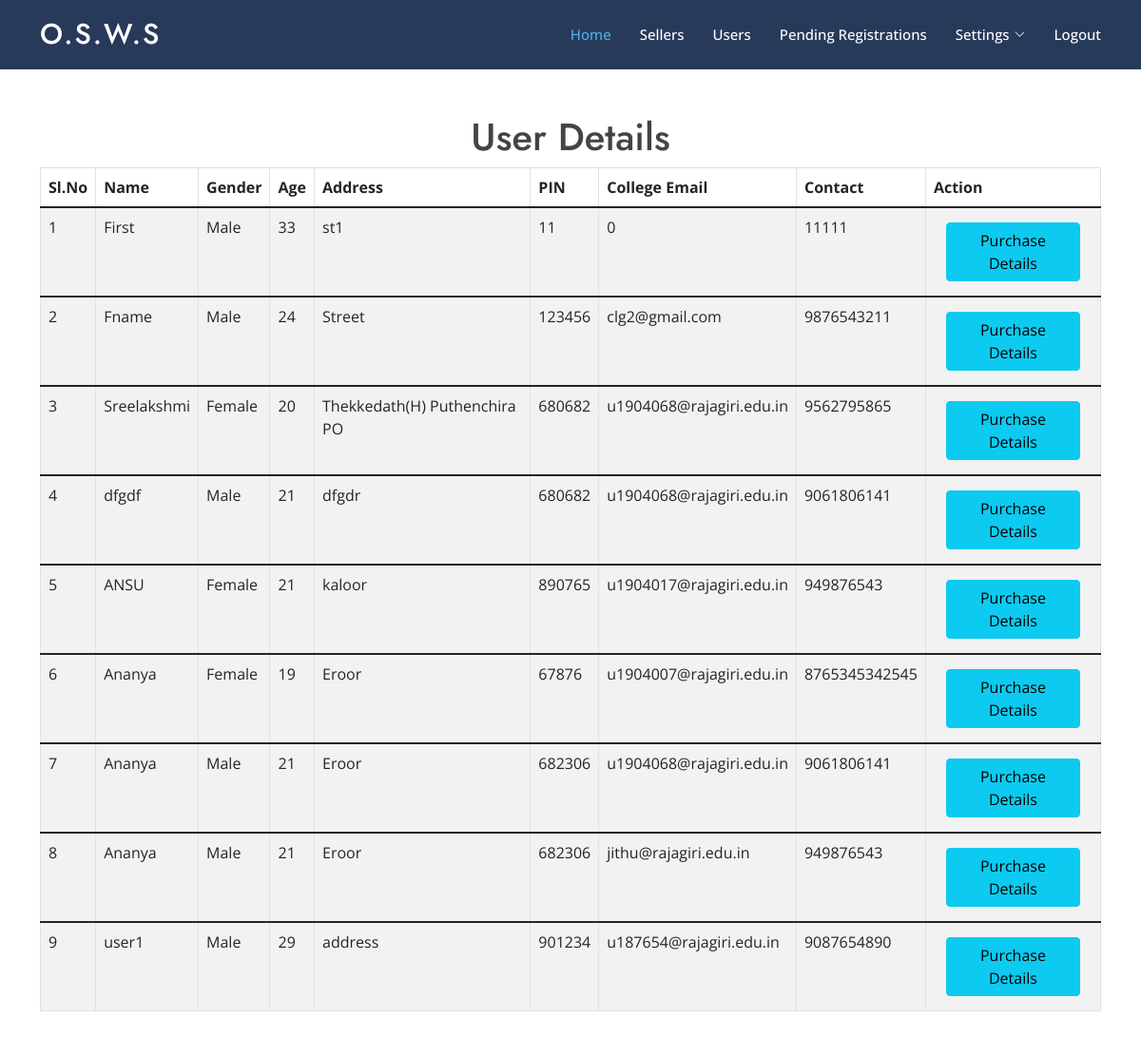
The app's page /admin_user_details_view with its own data.
### myapp/models.py (models this page shows, shortened)
class user_details(models.Model):
    user_id = models.IntegerField()
    fname = models.CharField(max_length=100)
    lname = models.CharField(max_length=200)
    gender = models.CharField(max_length=25)
    age = models.IntegerField()
    addr = models.CharField(max_length=500)
    pin = models.IntegerField()
    contact = models.IntegerField()
    email = models.CharField(max_length=35)
    c_email = models.CharField(max_length=150)
    department = models.CharField(max_length=150)
    sem = models.CharField(max_length=150)

### myapp/views.py (the view)
# urls.py: path('admin_user_details_view', views.admin_user_details_view, name='admin_user_details_view'),
def admin_user_details_view(request):
    u_l = user_details.objects.all()
    context = {'user_list' : u_l}
    return render(request, './myapp/admin_user_details_view.html',context)

### myapp/templates/myapp/admin_user_details_view.html (shortened to what this page needs)
{% extends 'myapp/admin_base.html' %}
{% load static %}
{% block body %}
<center><br><br><br><br><br>
    <h1>User Details</h1>
    <div class="container">
    <form role="form" name="frm" action="" method="post">
        <table class="table table-striped table-bordered auto-index">
            <thead  >
            <tr>
                <th>Sl.No</th>
                <th>Name</th>
                <th>Gender</th>
                <th>Age</th>
                <th>Address</th>
                <th>PIN</th>
                <th>College Email</th>
                <th>Contact</th>
                <th>Action</th>
            </tr>
            </thead>
            {% for u_l in user_list %}
            <tbody>
            <tr>
                <td></td>
                <td>{{ u_l.fname }} {{ sl.lname }}</td>
                <td>{{ u_l.gender }}</td>
                <td>{{ u_l.age }}</td>
                <td>{{ u_l.addr }}</td>
                <td>{{ u_l.pin }}</td>
                <td>{{ u_l.c_email }}</td>
                <td>{{ u_l.contact }}</td>
                <td>
                    <div class="btn btn-group">
                    <a class="btn btn-info" href="../admin_bill_view?user_id={{u_l.user_id}}">Purchase Details</a>
                    </div>
                </td>
            </tr>
            <tbody>
            {% endfor %}
        </table>
    </form>
    </div>
</center><br><br><br><br><br><br><br><br><br><br><br><br><br><br><br>
{% endblock %}

### myapp/static/myapp/assets/css/style.css (style rules this page uses)
body { font-family: "Open Sans", sans-serif; color: #444444; }
a { color: #47b2e4; text-decoration: none; }
h1, h2, h3, h4, h5, h6 { font-family: "Jost", sans-serif; }

### myapp/templates/myapp/admin_user_details_view.html (style rules this page uses)
form { counter-reset: Serial; }
.auto-index td:first-child:before { counter-increment: Serial; content:counter(Serial); }

### records on screen
user_details: fname "First", gender "Male", age "33", addr "st1", pin "11", c_email "0", contact "11111"
user_details: fname "Fname", gender "Male", age "24", addr "Street", pin "123456", c_email "clg2@gmail.com", contact "9876543211"
user_details: fname "Sreelakshmi", gender "Female", age "20", addr "Thekkedath(H) Puthenchira PO", pin "680682", c_email "u1904068@rajagiri.edu.in", contact "9562795865"
user_details: fname "dfgdf", gender "Male", age "21", addr "dfgdr", pin "680682", c_email "u1904068@rajagiri.edu.in", contact "9061806141"
user_details: fname "ANSU", gender "Female", age "21", addr "kaloor", pin "890765", c_email "u1904017@rajagiri.edu.in", contact "949876543"
user_details: fname "Ananya", gender "Female", age "19", addr "Eroor", pin "67876", c_email "u1904007@rajagiri.edu.in", contact "8765345342545"
user_details: fname "Ananya", gender "Male", age "21", addr "Eroor", pin "682306", c_email "u1904068@rajagiri.edu.in", contact "9061806141"
user_details: fname "Ananya", gender "Male", age "21", addr "Eroor", pin "682306", c_email "jithu@rajagiri.edu.in", contact "949876543"
user_details: fname "user1", gender "Male", age "29", addr "address", pin "901234", c_email "u187654@rajagiri.edu.in", contact "9087654890"
